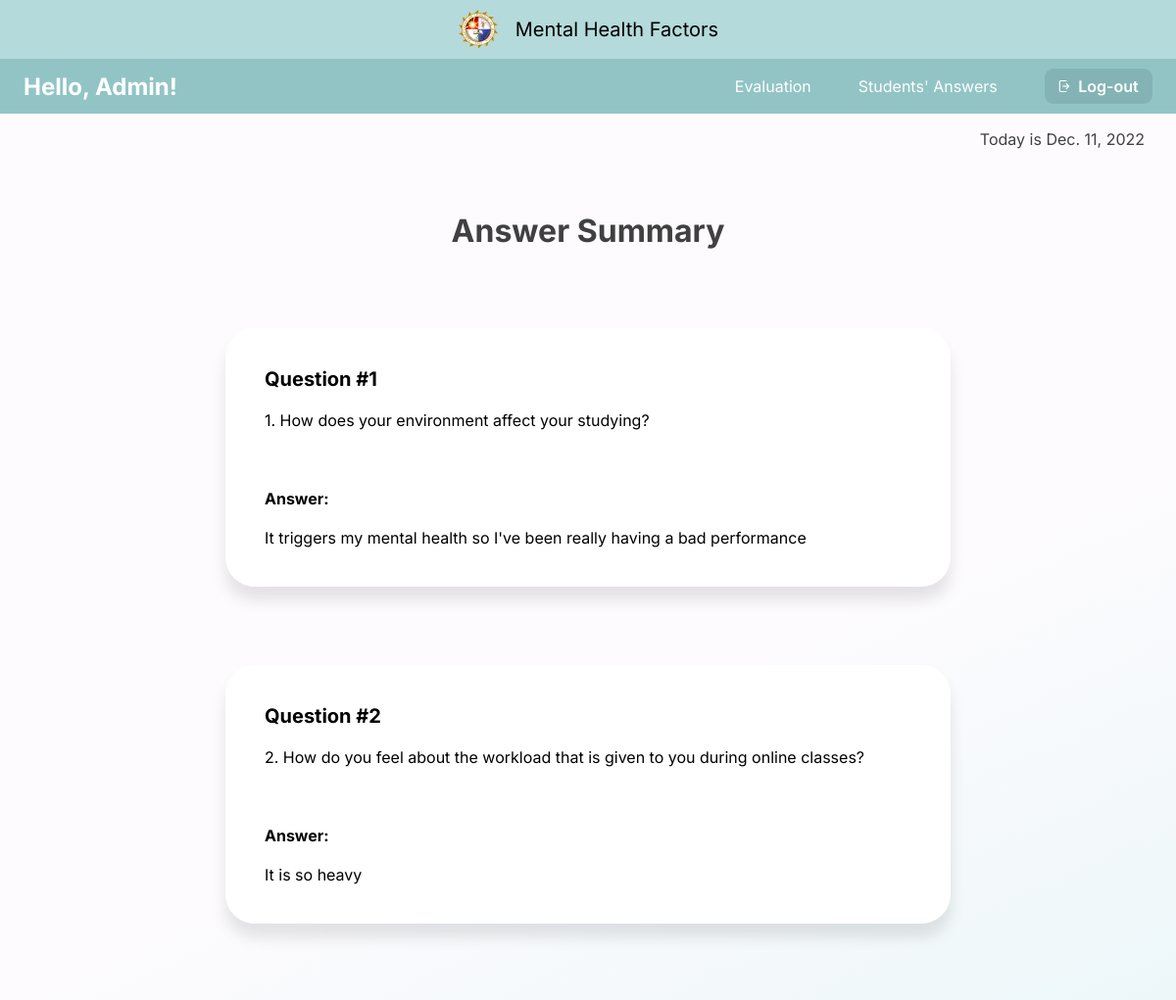
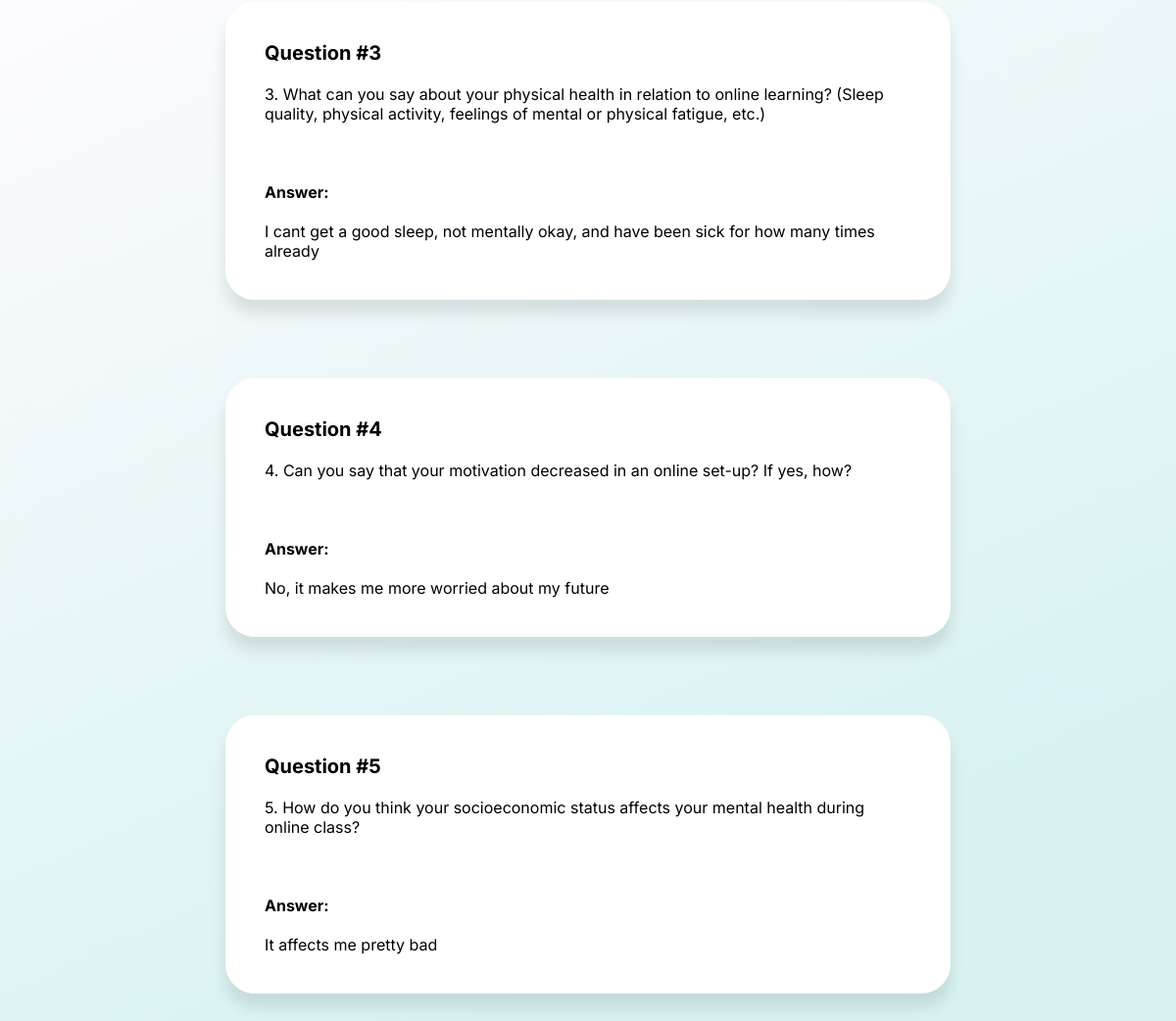
The app's page /student_answer/28 with its own data (2 pictures, top to bottom).
### capswebsite/models.py (models this page shows, shortened)
class Answers(models.Model):
    email_error_message = 'Email must be: @plm.edu.ph'
    email_regex = RegexValidator(
    regex=r'^[A-Za-z0-9._%+-]+@plm.edu.ph$',
    message=email_error_message
    )
    ID_error_message = 'Faculty ID must be entered in format: 20XXXXXXX'
    ID_regex = RegexValidator(
        regex=r'^20\d{7}$',
        message=ID_error_message
    )
    Year_CHOICES = (
        ('1', '1'),
        ('2', '2'),
        ('3', '3'),
        ('4', '4'),
        ('5', '5'),
        ('6', '6'),
    )
    email = models.EmailField(verbose_name="Email",max_length=60,validators=[email_regex],blank=True)
    firstName = models.CharField(max_length=100, verbose_name='First Name', null=True,blank=True)
    lastName = models.CharField(max_length=100, verbose_name='Last Name', null=True,blank=True)
    numberID = models.CharField(max_length=100,validators=[ID_regex], verbose_name='Number ID', null=True,blank=True)
    college= models.ForeignKey(College, verbose_name='College',null=True,blank=True,on_delete=models.CASCADE)
    course= models.ForeignKey(Course, verbose_name='Course',null=True,blank=True,on_delete=models.CASCADE)
    year = models.CharField(max_length=10, choices=Year_CHOICES, verbose_name='Year', null=True,blank=True)
    block = models.CharField(max_length=10, verbose_name='Block', null=True,blank=True)
    question1 = models.CharField(max_length=1000, verbose_name="question1",null=True, blank =True)
    question2 = models.CharField(max_length=1000, verbose_name="question2",null=True, blank =True)
    question3 = models.CharField(max_length=1000, verbose_name="question3",null=True, blank =True)
    question4 = models.CharField(max_length=1000, verbose_name="question4",null=True, blank =True)
    question5 = models.CharField(max_length=1000, verbose_name="question5",null=True, blank =True)

### capswebsite/views.py (the view)
# urls.py: re_path(r'^student_answer/(?P<pk>[a-zA-Z0-9]+$)', views.student_answer, name='student_answer'),
def student_answer(request, pk):
    context={}
    date2day = date.today() #datetime = date + time
    answers = Answers.objects.filter(id=pk)
    context = {'answers':answers}
    context['date2day'] = date2day
    return render(request, 'admin/student_answer.html',context)

### capswebsite/templates/admin/student_answer.html (shortened to what this page needs)
{% load static %}
{% include 'admin/admin_navbar.html' %}
{% block content %}
<p class="date-time">Today is {{date2day}}</p>
<div class="title">Answer Summary</div>
        {% for ans in answers %}
        <div class="qna">
            <span>Question #1</span>
            <br><br>
            1. How does your environment affect your studying?
            <br><br><br><br>
            <label for="answer"><b>Answer:</b></label>
            <br><br>
            {{ans.question1}}
        </div>
        <div class="qna">
            <span>Question #2</span>
            <br><br>
            2. How do you feel about the workload that is given to you during online classes?
            <br><br><br><br>
            <label for="answer"><b>Answer:</b></label>
            <br><br>
            {{ans.question2}}
        </div>
        <div class="qna">
            <span>Question #3</span>
            <br><br>
            3. What can you say about your physical health in relation to online learning? (Sleep quality, physical activity, feelings of mental or physical fatigue, etc.)
            <br><br><br><br>
            <label for="answer"><b>Answer:</b></label>
            <br><br>
            {{ans.question3}}
        </div>
        <div class="qna">
            <span>Question #4</span>
            <br><br>
            4. Can you say that your motivation decreased in an online set-up? If yes, how?
            <br><br><br><br>
            <label for="answer"><b>Answer:</b></label>
            <br><br>
            {{ans.question4}}
        </div>
        <div class="qna">
            <span>Question #5</span>
            <br><br>
            5. How do you think your socioeconomic status affects your mental health during online class?
            <br><br><br><br>
            <label for="answer"><b>Answer:</b></label>
            <br><br>
            {{ans.question5}}
        </div>
{%endfor%}
{% endblock %}

### capswebsite/static/css/admin_navbar.css (style rules this page uses)
body { margin:0px; width: 100%; height: 100%; }

### capswebsite/templates/admin/student_answer.html (style rules this page uses)
body { margin: 0px; min-height: 100vh; background: linear-gradient(155.57deg, #FDFBFE 36.97%, #D8F2F2 83.32%); background-repeat: no-repeat; }
.date-time { font-family: 'Inter'; font-style: normal; font-weight: 400; font-size: 1em; color: #404040; text-align: right; margin-right: 2em; }
.title { font-family: 'Inter'; font-style: normal; font-weight: 700; font-size: 2em; text-align: center; margin-top: 2em; color: #404040; }
.qna { display: block; min-width: 100px; max-width: 55%; height: auto; padding: 40px; margin: 80px auto; background: #FFFFFF; box-shadow: 0px 14px 15px rgba(0, 0, 0, 0.1); border-radius: 30px; font-family: 'Inter'; font-style: normal; font-weight: 400; font-size: 16px; }
.qna span { font-family:'Inter'; font-size: 20px; font-weight: 700; }

### records on screen
Answers: question1 "It triggers my mental health so I've been really having a bad performance", question2 "It is so heavy", question3 "I cant get a good sleep, not mentally okay, and have been sick for how many times already", question4 "No, it makes me more worried about my future", question5 "It affects me pretty bad"
